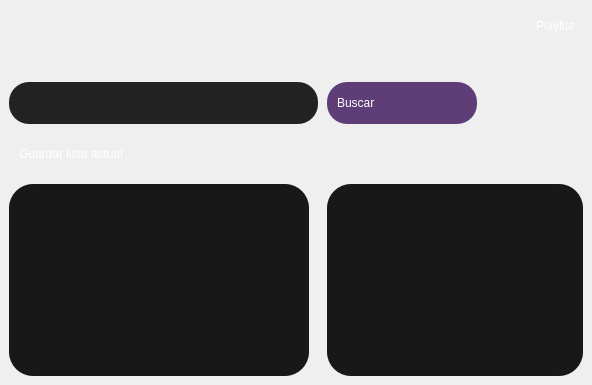
         <widget class="QWidget" name="playlistsWidget">
          <layout class="QGridLayout" name="gridLayout_18" rowstretch="0">
           <property name="leftMargin">
            <number>0</number>
           </property>
           <property name="topMargin">
            <number>0</number>
           </property>
           <property name="rightMargin">
            <number>0</number>
           </property>
           <property name="bottomMargin">
            <number>0</number>
           </property>
           <property name="spacing">
            <number>0</number>
           </property>
           <item row="0" column="0">
            <widget class="QFrame" name="framePlaylistContainer">
             <property name="styleSheet">
              <string notr="true">QFrame {

	background-color : transparent;

}</string>
             </property>
             <property name="frameShape">
              <enum>QFrame::NoFrame</enum>
             </property>
             <property name="frameShadow">
              <enum>QFrame::Plain</enum>
             </property>
             <property name="lineWidth">
              <number>0</number>
             </property>
             <layout class="QGridLayout" name="gridLayout_17">
              <property name="leftMargin">
               <number>9</number>
              </property>
              <property name="topMargin">
               <number>9</number>
              </property>
              <property name="rightMargin">
               <number>9</number>
              </property>
              <property name="bottomMargin">
               <number>9</number>
              </property>
              <property name="spacing">
               <number>9</number>
              </property>
              <item row="6" column="0" colspan="2">
               <widget class="QLineEdit" name="lineEditPlaylistSearcher">
                <property name="minimumSize">
                 <size>
                  <width>280</width>
                  <height>42</height>
                 </size>
                </property>
                <property name="maximumSize">
                 <size>
                  <width>16777215</width>
                  <height>42</height>
                 </size>
                </property>
                <property name="styleSheet">
                 <string notr="true">QLineEdit{
	background-color: #222222;

	border-radius : 20px;
	font : 75 12pt &quot;Microsoft JhengHei UI&quot; bold;
	color: #FFFFFF;
	padding : 10px;
	text-align : left;
}

QLineEdit:hover{
	background-color: #222222;
}</string>
                </property>
               </widget>
              </item>
              <item row="7" column="0">
               <widget class="QPushButton" name="pushButtonSaveActualPlaylist">
                <property name="minimumSize">
                 <size>
                  <width>250</width>
                  <height>42</height>
                 </size>
                </property>
                <property name="maximumSize">
                 <size>
                  <width>250</width>
                  <height>42</height>
                 </size>
                </property>
                <property name="styleSheet">
                 <string notr="true">QPushButton{
	background-color: transparent;
	border-radius : 20px;
	font : 75 12pt &quot;Microsoft JhengHei UI&quot; bold;
	color: #FFFFFF;
	padding : 10px;
	text-align : left;
}

QPushButton:hover{
	background-color: #222222;
	color: #FFFFFF;

}</string>
                </property>
                <property name="text">
                 <string>Guardar lista actual</string>
                </property>
                <property name="icon">
                 <iconset>
                  <normaloff>../img/icons/24x24/cil-library-add.png</normaloff>../img/icons/24x24/cil-library-add.png</iconset>
                </property>
                <property name="iconSize">
                 <size>
                  <width>24</width>
                  <height>24</height>
                 </size>
                </property>
               </widget>
              </item>
              <item row="8" column="2">
               <widget class="QListView" name="listViewPlaylists">
                <property name="minimumSize">
                 <size>
                  <width>150</width>
                  <height>0</height>
                 </size>
                </property>
                <property name="maximumSize">
                 <size>
                  <width>300</width>
                  <height>16777215</height>
                 </size>
                </property>
                <property name="styleSheet">
                 <string notr="true">QListView {
	background-color : #181818;
	font : 77 13pt &quot;Microsoft JhengHei UI&quot;;
	color : #FFFFFF;
	border-radius : 24px;
	text-align : left;
	padding-left: 5px;
}

QListView::hover {
	color : #4F6FA0;
}</string>
                </property>
               </widget>
              </item>
              <item row="6" column="2">
               <widget class="QPushButton" name="pushButtonSearchPlaylist">
                <property name="minimumSize">
                 <size>
                  <width>150</width>
                  <height>42</height>
                 </size>
                </property>
                <property name="maximumSize">
                 <size>
                  <width>150</width>
                  <height>42</height>
                 </size>
                </property>
                <property name="styleSheet">
                 <string notr="true">QPushButton{
	background-color: #5F3E77;
	border-radius : 20px;
	font : 75 12pt &quot;Microsoft JhengHei UI&quot; bold;
	color: #FFFFFF;
	padding : 10px;
	text-align : left;
}

QPushButton:hover{
	background-color: #46355e;
	color: #FFFFFF;

}</string>
                </property>
                <property name="text">
                 <string>Buscar</string>
                </property>
                <property name="icon">
                 <iconset>
                  <normaloff>../img/icons/24x24/cil-arrow-right.png</normaloff>../img/icons/24x24/cil-arrow-right.png</iconset>
                </property>
                <property name="iconSize">
                 <size>
                  <width>24</width>
                  <height>24</height>
                 </size>
                </property>
               </widget>
              </item>
              <item row="5" column="0" colspan="3">
               <spacer name="verticalSpacer_11">
                <property name="orientation">
                 <enum>Qt::Vertical</enum>
                </property>
                <property name="sizeType">
                 <enum>QSizePolicy::Fixed</enum>
                </property>
                <property name="sizeHint" stdset="0">
                 <size>
                  <width>20</width>
                  <height>40</height>
                 </size>
                </property>
               </spacer>
              </item>
              <item row="8" column="0">
               <widget class="QListView" name="listViewPlayer">
                <property name="minimumSize">
                 <size>
                  <width>300</width>
                  <height>0</height>
                 </size>
                </property>
                <property name="styleSheet">
                 <string notr="true">QListView {
	background-color : #181818;
	font : 77 13pt &quot;Microsoft JhengHei UI&quot;;
	color : #FFFFFF;
	border-radius : 24px;
	text-align : left;
	padding-left: 5px;
}

QListView::hover {
	color : #4F6FA0;
}</string>
                </property>
                <property name="frameShadow">
                 <enum>QFrame::Plain</enum>
                </property>
                <property name="sizeAdjustPolicy">
                 <enum>QAbstractScrollArea::AdjustToContents</enum>
                </property>
                <property name="dragEnabled">
                 <bool>true</bool>
                </property>
                <property name="dragDropMode">
                 <enum>QAbstractItemView::DragDrop</enum>
                </property>
                <property name="defaultDropAction">
                 <enum>Qt::MoveAction</enum>
                </property>
                <property name="alternatingRowColors">
                 <bool>false</bool>
                </property>
                <property name="resizeMode">
                 <enum>QListView::Fixed</enum>
                </property>
                <property name="layoutMode">
                 <enum>QListView::SinglePass</enum>
                </property>
                <property name="itemAlignment">
                 <set>Qt::AlignLeading</set>
                </property>
               </widget>
              </item>
              <item row="4" column="2" alignment="Qt::AlignRight">
               <widget class="QLabel" name="labelPlaylistWidgetTitle">
                <property name="styleSheet">
                 <string notr="true">QLabel {
	font : 77 18pt &quot;Microsoft JhengHei UI&quot;;
	color : #FFFFFF;
	border-radius : 0px;
	text-align : left;
	padding-right: 5px;
}

QLabel::hover {
	color : #4F6FA0;
}
</string>
                </property>
                <property name="text">
                 <string>Playlist</string>
                </property>
               </widget>
              </item>
              <item row="1" column="0" colspan="3">
               <spacer name="verticalSpacer_12">
                <property name="orientation">
                 <enum>Qt::Vertical</enum>
                </property>
                <property name="sizeType">
                 <enum>QSizePolicy::Fixed</enum>
                </property>
                <property name="sizeHint" stdset="0">
                 <size>
                  <width>20</width>
                  <height>10</height>
                 </size>
                </property>
               </spacer>
              </item>
             </layout>
            </widget>
           </item>
          </layout>
         </widget>
